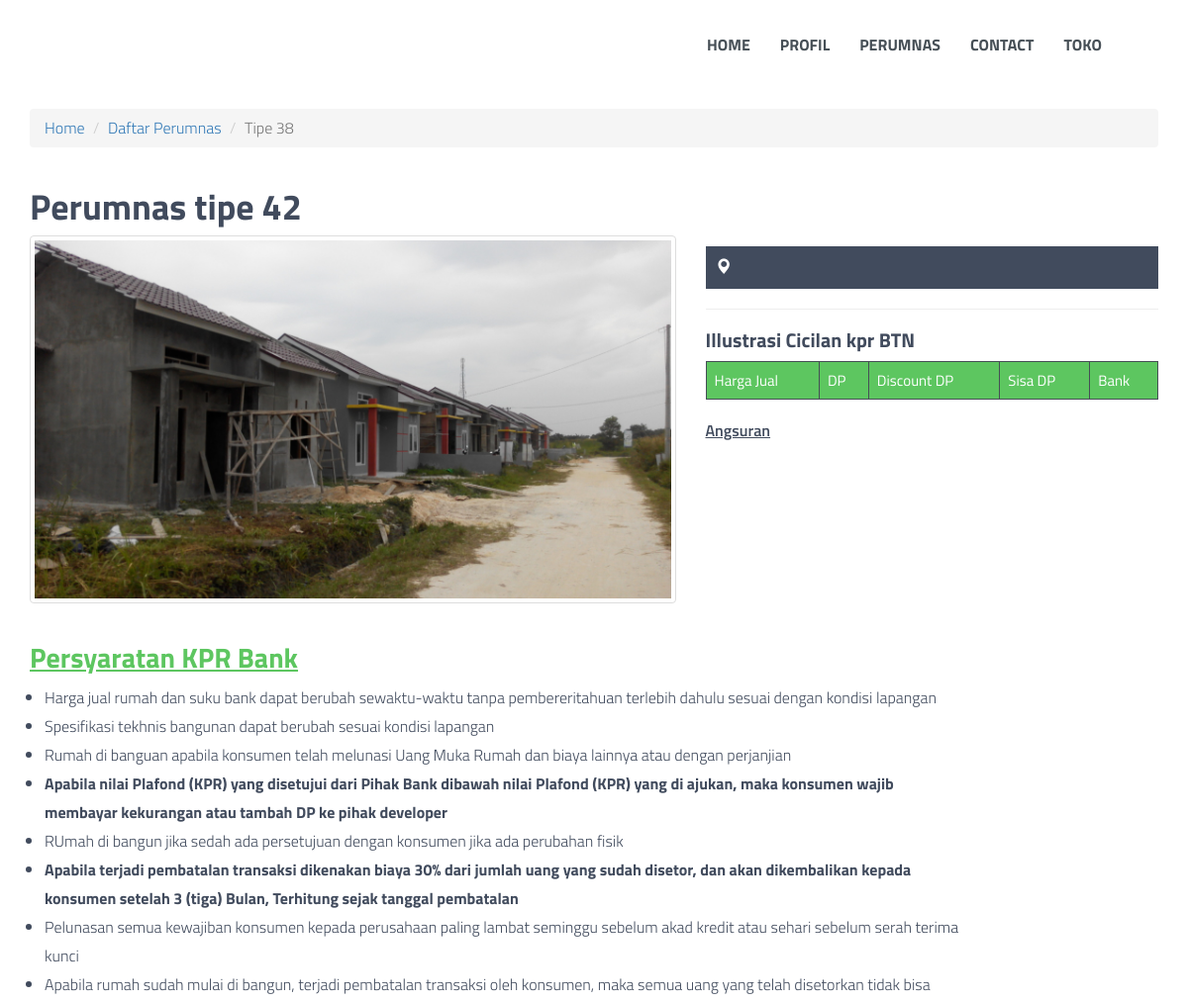
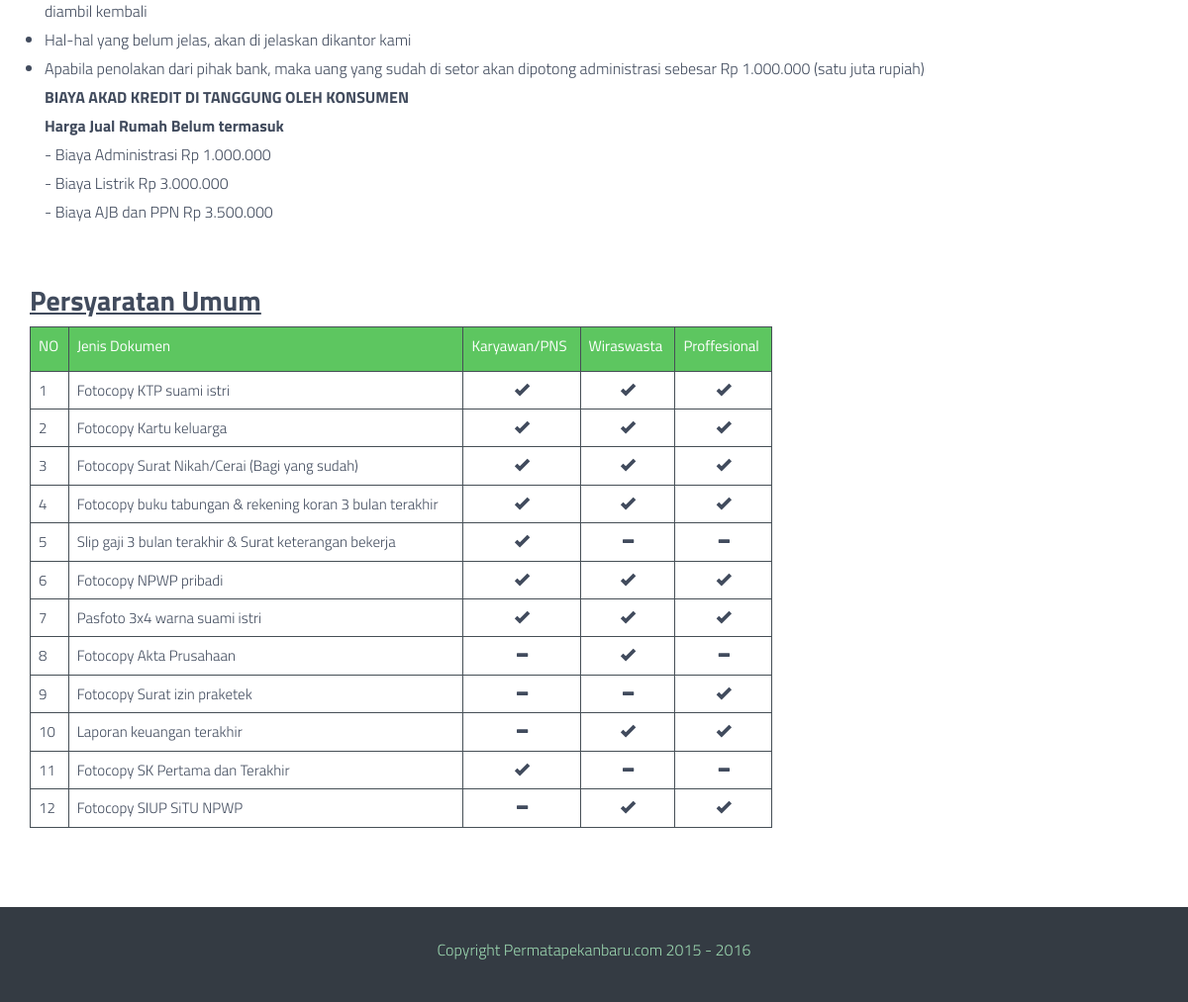
/perumnas/tipe/42, run on the app's committed database (2 pictures, top to bottom).
### tables this page shows
CREATE TABLE IF NOT EXISTS `perumnas` (
  `id` int(11) NOT NULL,
  `name` varchar(120) NOT NULL,
  `syarat_kpr` varchar(1700) NOT NULL,
  `image` varchar(20) NOT NULL,
  `alamat` varchar(150) NOT NULL,
  `cicilan` varchar(120) NOT NULL,
  `persyaratan` varchar(3600) NOT NULL,
  `angsuran` varchar(100) NOT NULL,
  `status` varchar(20) NOT NULL,
  `unit` int(11) NOT NULL
);

### application/controllers/Perumnas.php (called while the page is built, shortened)
<?php
class Perumnas extends CI_Controller {
	public function tipe($id){
		$this->load->model('Perumnas_model');
		$data['all_perum'] = $this->Perumnas_model->read_perum_detail($id);
		$data['stu_perum'] = $this->Perumnas_model->read_perum_stu();
		if ($data['all_perum'] == "") {
			echo "Perumnas ndak ada";
		} else {
		$data['page_title'] = $data['all_perum']->name;
		$this->load->view('include/header', $data);
		$this->load->view('detail-perum');
		$this->load->view('include/footer');
	  }
	}
}

### index.php (called while the page is built, shortened)
<?php
require_once BASEPATH.'core/CodeIgniter.php';

### application/models/Perumnas_model.php (called while the page is built, shortened)
<?php
class Perumnas_model extends CI_model{
	public function read_perum_detail($id){
		$query = $this->db->query("SELECT * FROM perumnas WHERE id=$id");
    	return $query->row();
	}
	public function read_perum_stu(){
		$query = $this->db->query("SELECT * FROM perumnas WHERE id=38");
    	return $query->row();
	}
}

### application/views/detail-perum.php (the view, shortened to what this page needs)
<div class="container">
	<div class="row">
		<div class="col-md-12" style="height: auto;">
          <ul class="breadcrumb">
            <li><a href="<?php echo base_url(); ?>">Home</a></li>
            <li><a href="<?php echo base_url() ?>perumnas">Daftar Perumnas</a></li>
            <li class="active">Tipe 38</li>
          </ul>
        </div>
        <div class="col-md-7">
        	<h1><?php echo "$all_perum->name" ?></h1>
        	<img src="<?php echo base_url(); ?>template/img/<?php echo "$all_perum->image" ?>" class="img-repsonsive img-thumbnail">
        </div>
        <div class="col-md-5 deskrip">
        	<p class="alamat"><span class="glyphicon glyphicon-map-marker"></span> <?php echo "$all_perum->alamat" ?></p>
        	<hr>
        	<h3>Illustrasi Cicilan kpr BTN</h3>
        	<div class="table-responsive">
	        	<table class="table table-bordered">
	        		<tr class="succ">
						<td>Harga Jual</td>
						<td>DP</td>
						<td>Discount DP</td>
						<td>Sisa DP</td>
						<td>Bank</td>
					</tr>
	            </table>
	        </div>
	        <ins>Angsuran</ins>
        </div>
        <div class="col-md-10 syarat">
        	<h3 class="txt-enhance">Persyaratan KPR Bank</h3>
        	<ul><?php echo $stu_perum->syarat_kpr ?></ul>
        </div>
        <div class="col-md-8 syaratbtm">
        	<h3 class="txt-enhanced">Persyaratan Umum</h3>
 			<div class="table-responsive">
	            <table class="table table-bordered">
	                <tr class="succ" style="height: 45px">
	                  <td>NO</td>
	                  <td>Jenis Dokumen</td>
	                  <td>Karyawan/PNS</td>
	                  <td>Wiraswasta</td>
	                  <td>Proffesional</td>
	                </tr>
	                <?php echo $stu_perum->persyaratan ?>
	            </table>
          </div>
        </div>
	</div>
</div>

### template/css/style.css (style rules this page uses)
body, html { font-family: 'Titillium Web', sans-serif; font-size: 16px; font-weight: 300; color: #414B5D; }
h1, h2, h3, h4, h5 { font-weight: 700; }
h3 { font-size: 20px; }
.syaratbtm { margin-bottom: 60px; }
.syarat { margin-top: 20px; margin-bottom: 30px; }
.syarat ul { padding-left: 15px; }
.syarat ul li { line-height: 29px; }
p.alamat { background-color: #414B5D; padding: 10px; color: #FFF; }
.deskrip { margin-top: 80px; }
table { font-size: 15px; }
tr.succ { background-color: #5DC660; color: #FFF; font-weight: 400; }
.table-bordered > thead > tr > th, .table-bordered > tbody > tr > th, .table-bordered > tfoot > tr > th, .table-bordered > thead > tr > td, .table-bordered > tbody > tr > td, .table-bordered > tfoot > tr > td { border: 1px solid #464F56; }
ins { font-weight: 600 }
.txt-enhance { color: #5DC660; text-decoration: underline; font-size: 28px; }
.txt-enhanced { text-decoration: underline; font-size: 28px; }

### data on the page
perumnas: name "Perumnas tipe 42", image (picture)
perumnas: syarat_kpr "Harga jual rumah dan suku bank dapat berubah sewaktu-waktu tanpa pembereritahuan terlebih dahulu sesuai dengan kondisi lapangan Spesifikasi tekhnis bangunan dapat berubah sesuai kondisi lapangan Rumah di banguan apabila konsumen telah melunasi Uang Muka Rumah dan biaya lainnya atau dengan perjanjian Apabila nilai Plafond (KPR) yang disetujui dari Pihak Bank dibawah nilai Plafond (KPR) yang di ajukan, maka konsumen wajib membayar kekurangan atau tambah DP ke pihak developer RUmah di bangun jika sedah ada persetujuan dengan konsumen jika ada perubahan fisik Apabila terjadi pembatalan transaksi dikenakan biaya 30% dari jumlah uang yang sudah disetor, dan akan dikembalikan kepada konsumen…", persyaratan "1 Fotocopy KTP suami istri 2 Fotocopy Kartu keluarga 3 Fotocopy Surat Nikah/Cerai (Bagi yang sudah) 4 Fotocopy buku tabungan & rekening koran 3 bulan terakhir 5 Slip gaji 3 bulan terakhir & Surat keterangan bekerja 6 Fotocopy NPWP pribadi 7 Pasfoto 3x4 warna suami istri 8 Fotocopy Akta Prusahaan 9 Fotocopy Surat izin praketek 10 Laporan keuangan terakhir 11 Fotocopy SK Pertama dan Terakhir 12 Fotocopy SIUP SiTU NPWP"
